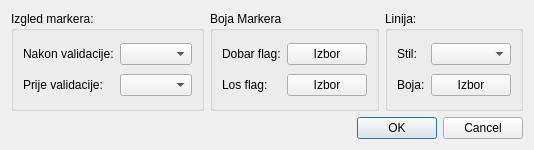
<?xml version="1.0" encoding="UTF-8"?>
<ui version="4.0">
 <class>Dialog</class>
 <widget class="QDialog" name="Dialog">
  <property name="geometry">
   <rect>
    <x>0</x>
    <y>0</y>
    <width>533</width>
    <height>150</height>
   </rect>
  </property>
  <property name="windowTitle">
   <string>Dialog</string>
  </property>
  <layout class="QGridLayout" name="gridLayout">
   <item row="0" column="0">
    <widget class="QGroupBox" name="groupBox">
     <property name="title">
      <string>Izgled markera:</string>
     </property>
     <layout class="QGridLayout" name="gridLayout_2">
      <item row="0" column="1">
       <widget class="QComboBox" name="markerOK"/>
      </item>
      <item row="0" column="0">
       <widget class="QLabel" name="label">
        <property name="text">
         <string>Nakon validacije:</string>
        </property>
       </widget>
      </item>
      <item row="1" column="0">
       <widget class="QLabel" name="label_2">
        <property name="text">
         <string>Prije validacije:</string>
        </property>
       </widget>
      </item>
      <item row="1" column="1">
       <widget class="QComboBox" name="markerNOK"/>
      </item>
     </layout>
    </widget>
   </item>
   <item row="0" column="1">
    <widget class="QGroupBox" name="groupBox_2">
     <property name="title">
      <string>Boja Markera</string>
     </property>
     <layout class="QGridLayout" name="gridLayout_3">
      <item row="0" column="0">
       <widget class="QLabel" name="label_3">
        <property name="text">
         <string>Dobar flag:</string>
        </property>
       </widget>
      </item>
      <item row="0" column="1">
       <widget class="QPushButton" name="colorOK">
        <property name="text">
         <string>Izbor</string>
        </property>
       </widget>
      </item>
      <item row="1" column="1">
       <widget class="QPushButton" name="colorNOK">
        <property name="text">
         <string>Izbor</string>
        </property>
       </widget>
      </item>
      <item row="1" column="0">
       <widget class="QLabel" name="label_4">
        <property name="text">
         <string>Los flag:</string>
        </property>
       </widget>
      </item>
     </layout>
    </widget>
   </item>
   <item row="0" column="2">
    <widget class="QGroupBox" name="groupBox_3">
     <property name="title">
      <string>Linija:</string>
     </property>
     <layout class="QGridLayout" name="gridLayout_4">
      <item row="0" column="0">
       <widget class="QLabel" name="label_5">
        <property name="text">
         <string>Stil:</string>
        </property>
       </widget>
      </item>
      <item row="0" column="1">
       <widget class="QComboBox" name="stilLinije"/>
      </item>
      <item row="1" column="0">
       <widget class="QLabel" name="label_6">
        <property name="text">
         <string>Boja:</string>
        </property>
       </widget>
      </item>
      <item row="1" column="1">
       <widget class="QPushButton" name="bojaLinije">
        <property name="text">
         <string>Izbor</string>
        </property>
       </widget>
      </item>
     </layout>
    </widget>
   </item>
   <item row="1" column="0" colspan="3">
    <widget class="QDialogButtonBox" name="buttonBox">
     <property name="orientation">
      <enum>Qt::Horizontal</enum>
     </property>
     <property name="standardButtons">
      <set>QDialogButtonBox::Cancel|QDialogButtonBox::Ok</set>
     </property>
    </widget>
   </item>
  </layout>
 </widget>
 <resources/>
 <connections>
  <connection>
   <sender>buttonBox</sender>
   <signal>accepted()</signal>
   <receiver>Dialog</receiver>
   <slot>accept()</slot>
   <hints>
    <hint type="sourcelabel">
     <x>248</x>
     <y>254</y>
    </hint>
    <hint type="destinationlabel">
     <x>157</x>
     <y>274</y>
    </hint>
   </hints>
  </connection>
  <connection>
   <sender>buttonBox</sender>
   <signal>rejected()</signal>
   <receiver>Dialog</receiver>
   <slot>reject()</slot>
   <hints>
    <hint type="sourcelabel">
     <x>316</x>
     <y>260</y>
    </hint>
    <hint type="destinationlabel">
     <x>286</x>
     <y>274</y>
    </hint>
   </hints>
  </connection>
 </connections>
</ui>
